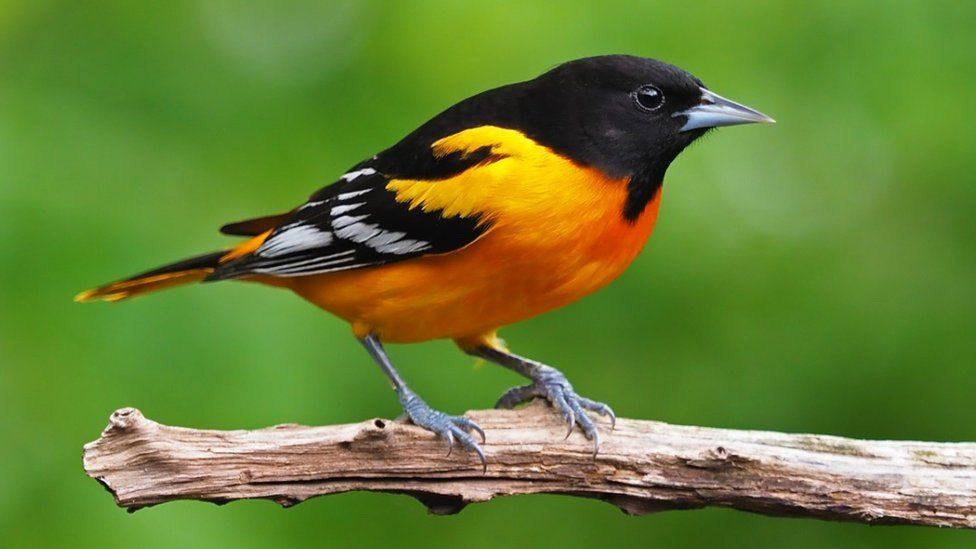
#> input picture Assignment1/bird.jpeg, 976 x 549 px
$ python assignment1.py
#> lines starting #> are read from the running program, lines starting #| are printed output that depends on the picture
import math
import cv2 as cv
import numpy as np
import copy

# load image
img = cv.imread("bird.jpeg", cv.IMREAD_COLOR)
#> img is the input picture: shape (549, 976, 3); mean B, G, R 52.4, 128.5, 103.2


# store and show size of image
height = img.shape[0]
#> height = 549
width = img.shape[1]
#> width = 976
print(f"Image is {height} x {width}")
#| Image is 549 x 976


# display image
cv.imshow("original image", img)
cv.waitKey(0)
cv.destroyAllWindows()


# display blue, green, and red layers
b = copy.deepcopy(img)
b[:,:,1] = 0
b[:,:,2] = 0
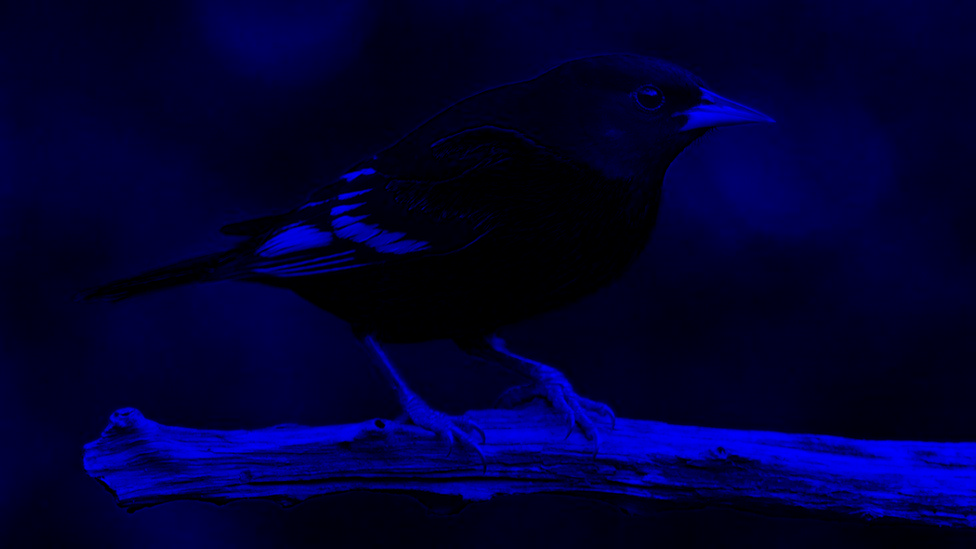
#> b: shape (549, 976, 3); mean B, G, R 52.4, 0, 0

g = copy.deepcopy(img)
g[:,:,0] = 0
g[:,:,2] = 0
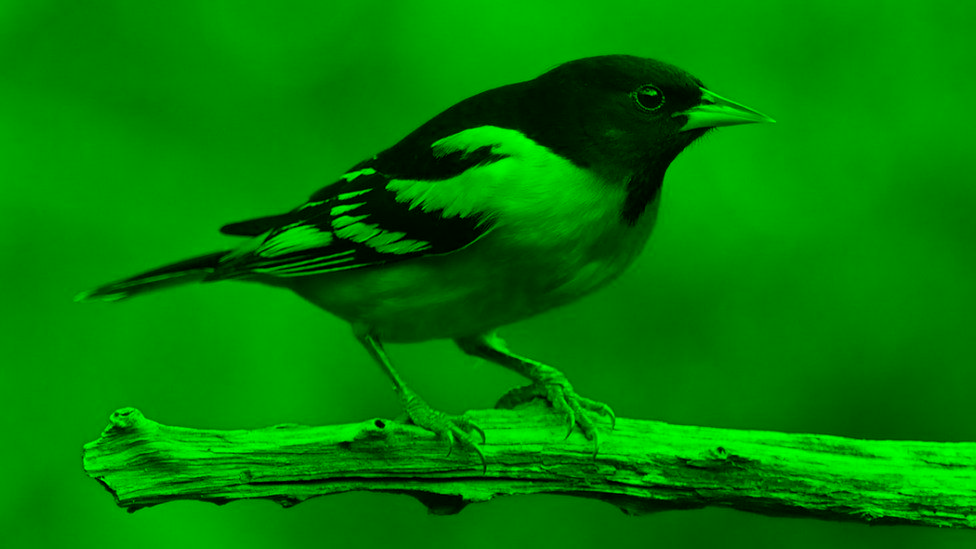
#> g: shape (549, 976, 3); mean B, G, R 0, 128.5, 0

r = copy.deepcopy(img)
r[:,:,0] = 0
r[:,:,1] = 0
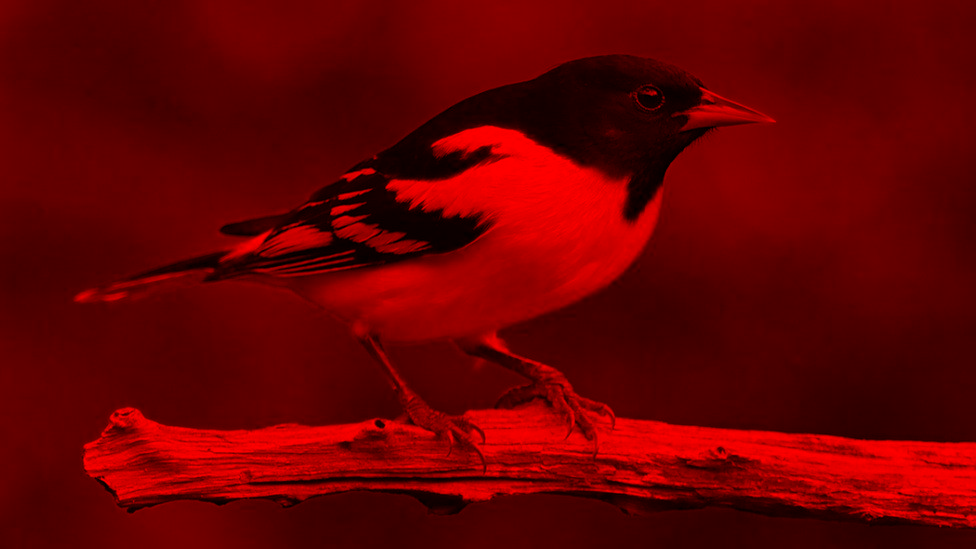
#> r: shape (549, 976, 3); mean B, G, R 0, 0, 103.2

cv.imshow("blue layer", b)
cv.waitKey(0)
cv.destroyAllWindows()

cv.imshow("green layer", g)
cv.waitKey(0)
cv.destroyAllWindows()

cv.imshow("red layer", r)
cv.waitKey(0)
cv.destroyAllWindows()


# resize image
resized_height = int(height * 0.5)
#> resized_height = 274
resized_width = int(width * 0.5)
#> resized_width = 488
resized_shape = (resized_width, resized_height)
#> resized_shape = (488, 274)

resized_img = cv.resize(img, resized_shape, cv.INTER_AREA)

cv.imshow("resized image", resized_img)
cv.waitKey(0)
cv.destroyAllWindows()


# flip horizontally
img_flipped = img[:,::-1, :]
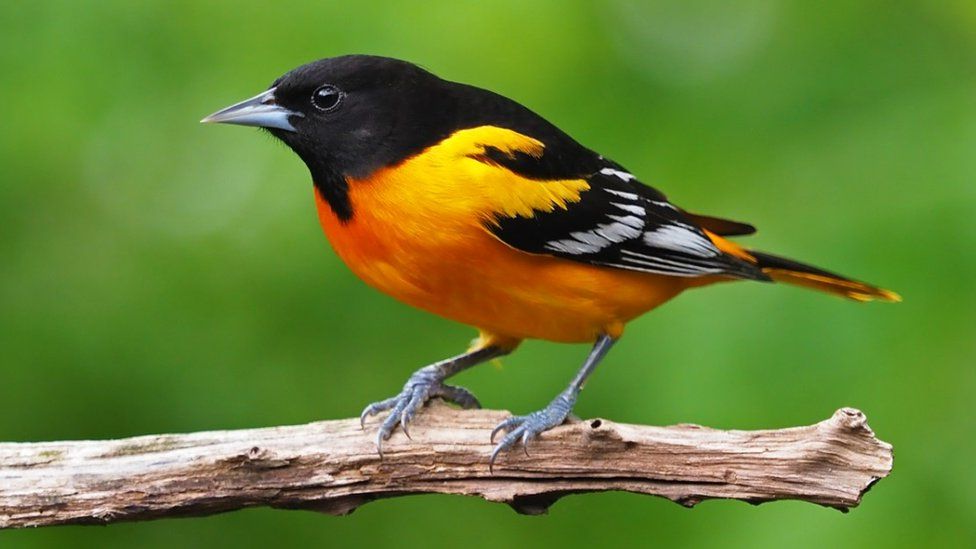
#> img_flipped: shape (549, 976, 3); mean B, G, R 52.4, 128.5, 103.2

cv.imshow("flipped image", img_flipped)
cv.waitKey(0)
cv.destroyAllWindows()


# convert image to HSV
converted_colorspace = cv.cvtColor(img, cv.COLOR_BGR2HSV)
#> converted_colorspace: shape (549, 976, 3); mean H, S, V 42.5, 158.9, 138.8

cv.imshow("converted colorspace", converted_colorspace)
cv.waitKey(0)
cv.destroyAllWindows()


# remove green channel
no_green = copy.deepcopy(img) # create deepcopy of image, to avoid changing the original image
no_green[:,:,1] = np.zeros([height, width])

cv.imshow("no green", no_green)
cv.waitKey(0)
cv.destroyAllWindows()


# convert to greyscale, apply changes, scale
gray_img = cv.cvtColor(img, cv.COLOR_BGR2GRAY)

for y in range(height):
    for x in range(width):
        pixel = gray_img[y,x]
        pixel = math.log(1+pixel,10)
        pixel = 1+math.cos(pixel)
        gray_img[y,x] = pixel
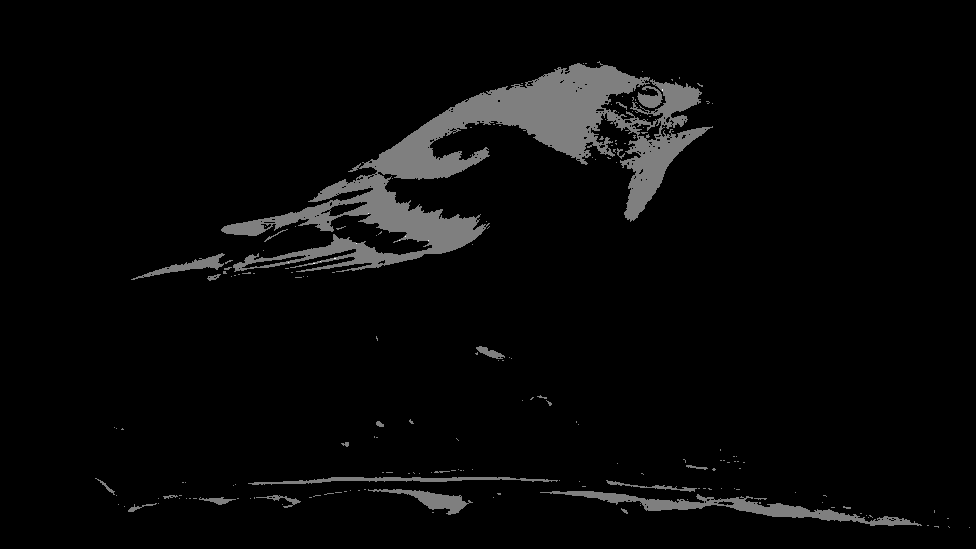
#> gray_img: shape (549, 976); min 0, max 2, mean 0.0635; drawn with min black and max white

gray_img = cv.normalize(gray_img, np.zeros((height,width)), 0, 255, cv.NORM_MINMAX)

cv.imshow("gray image", gray_img)
cv.waitKey(0)
cv.destroyAllWindows()


# perspecive transformations
t1 = np.array([[2,0,0],
               [0,1,0],
               [0,0,1]],
              dtype='float32')
t2 = np.array([[math.sqrt(2), (-1)*math.sqrt(2), 0],
               [math.sqrt(2), math.sqrt(2), 0],
               [0,0,1]],
              dtype='float32')
t3 = np.array([[1,0.2,0],
               [0.2,1,0],
               [0,0,1]],
              dtype='float32')
t4 = np.array([[1.1,0.1,0],
               [0.2,0.9,0],
               [0.1,0.2,1]],
              dtype='float32')


t1_img = cv.warpPerspective(img, t1, [width,height])
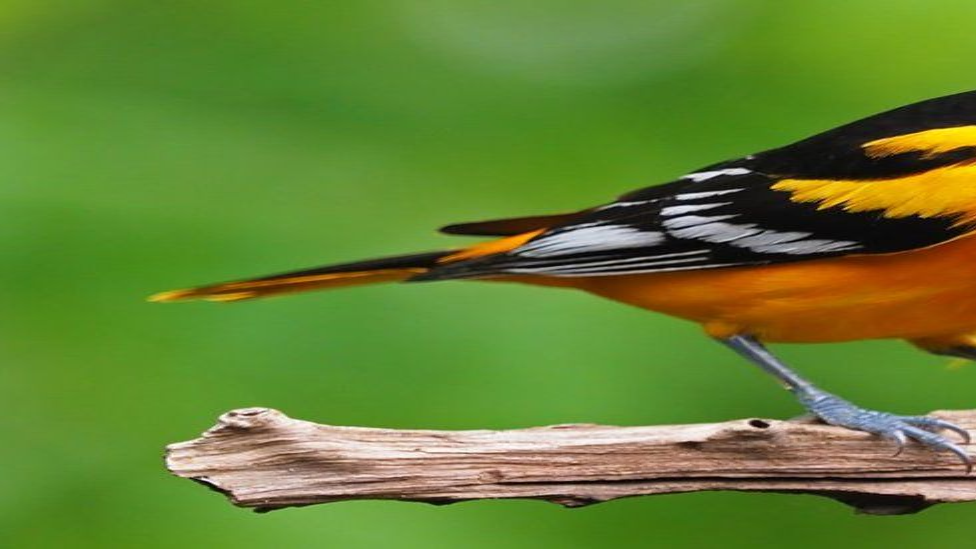
#> t1_img: shape (549, 976, 3); mean B, G, R 50, 130.1, 99.9
t2_img = cv.warpPerspective(img, t2, [width,height])
t3_img = cv.warpPerspective(img, t3, [width,height])
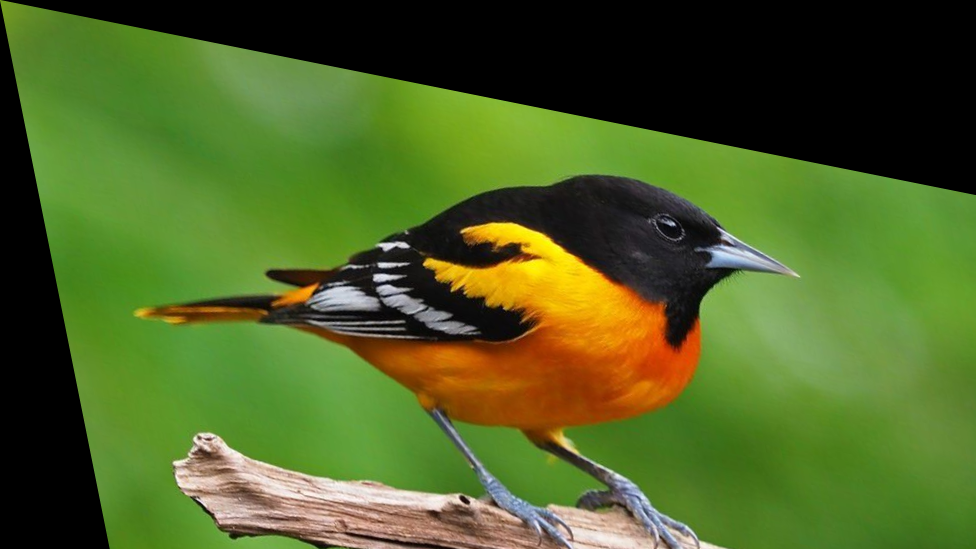
#> t3_img: shape (549, 976, 3); mean B, G, R 37.1, 99.5, 78.7
t4_img = cv.warpPerspective(img, t4, [width,height])

cv.imshow("t1 image", t1_img)
cv.waitKey(0)
cv.destroyAllWindows()

cv.imshow("t2 image", t2_img)
cv.waitKey(0)
cv.destroyAllWindows()

cv.imshow("t3 image", t3_img)
cv.waitKey(0)
cv.destroyAllWindows()

cv.imshow("t4 image", t4_img)
cv.waitKey(0)
cv.destroyAllWindows()

$ run again, with Assignment1/parrot.jpeg copied over Assignment1/bird.jpeg
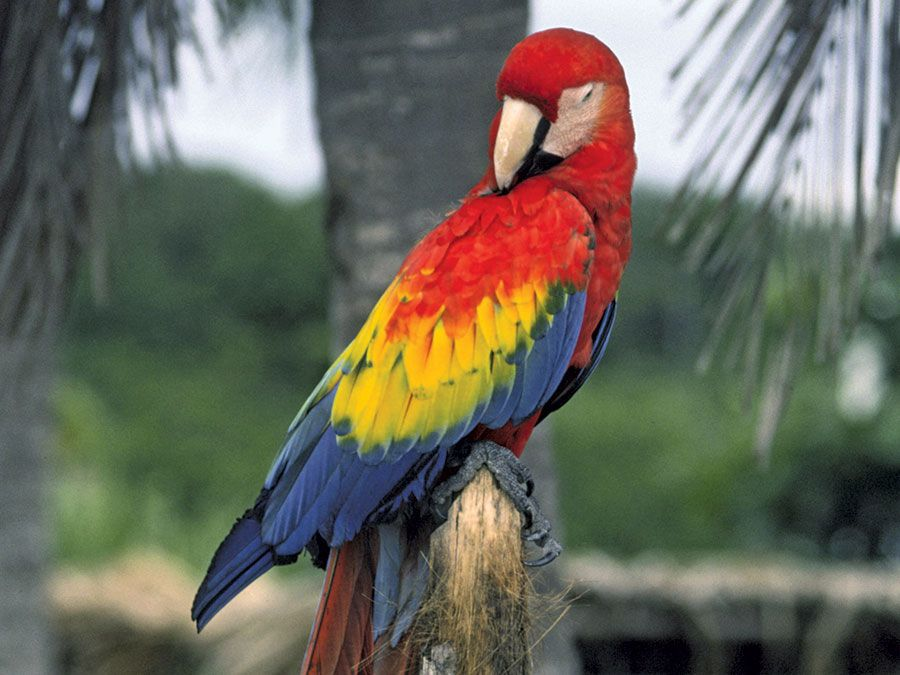
#> input picture Assignment1/parrot.jpeg, 900 x 675 px
#> img is the input picture: shape (675, 900, 3); mean B, G, R 94, 105.8, 106.6
#| Image is 675 x 900
#> converted_colorspace: shape (675, 900, 3); mean H, S, V 71.7, 69.7, 120.9
#> after the loop `for y in range(height):`:
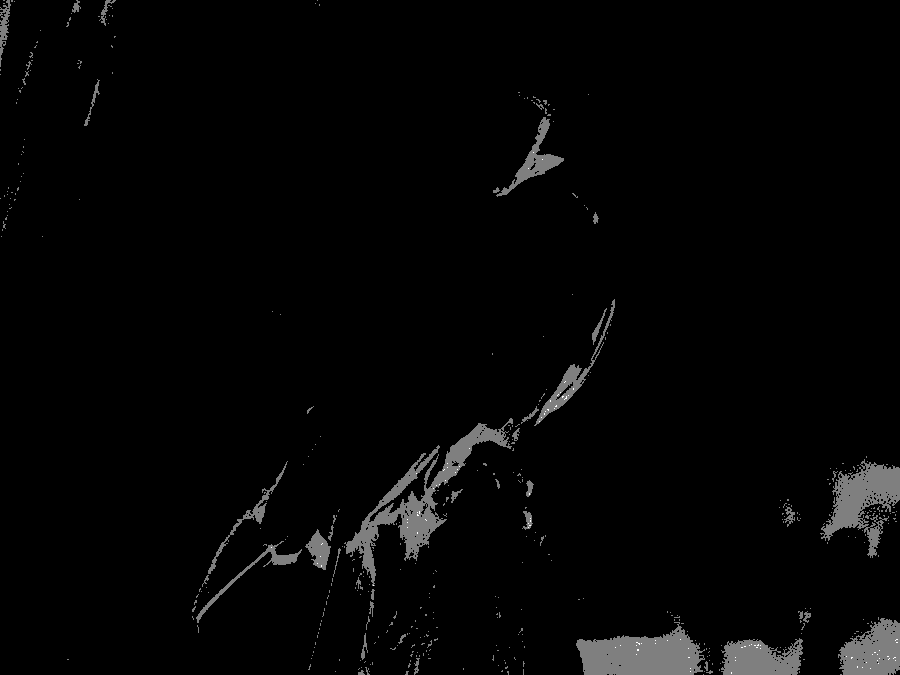
#> gray_img: shape (675, 900); min 0, max 2, mean 0.0416; drawn with min black and max white
#> `t3_img = cv.warpPerspective(img, t3, [width,height])`:
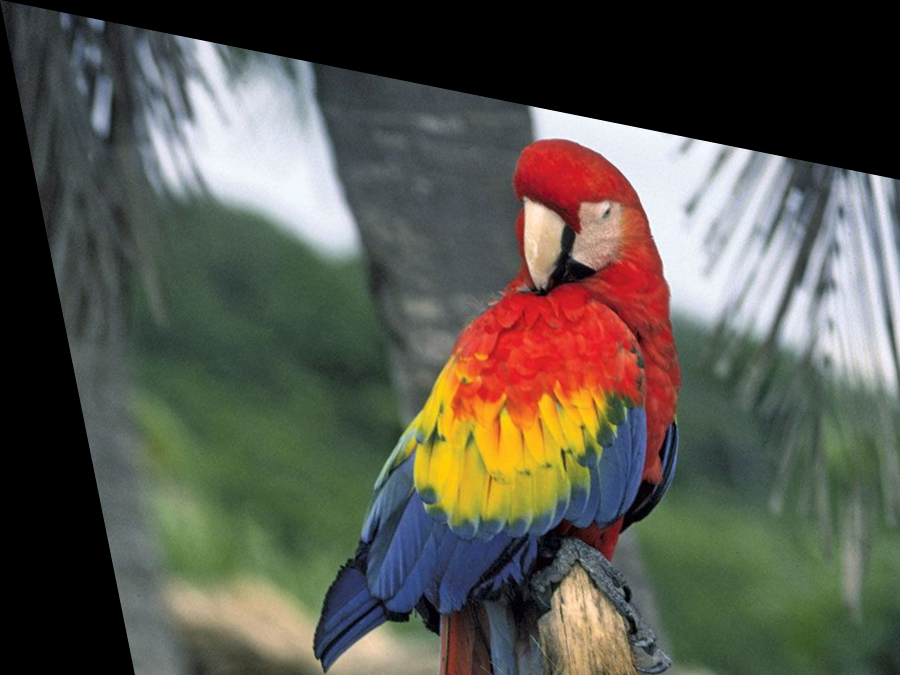
#> t3_img: shape (675, 900, 3); mean B, G, R 77.3, 87, 88.5
